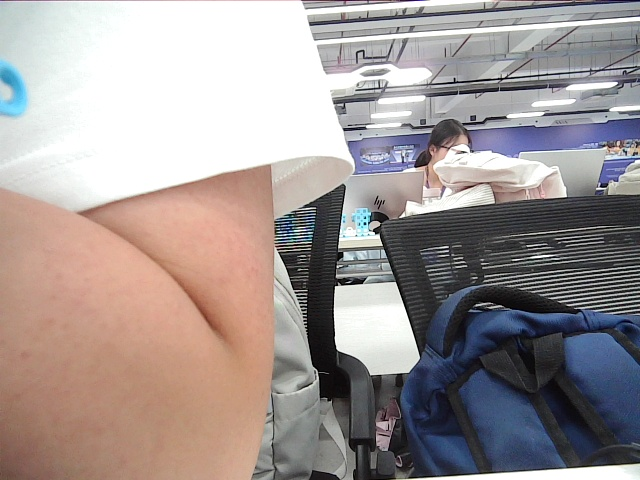
#> input picture Pyy1/camera_test_video0.jpg, 640 x 480 px, given in place of the camera
$ python calibrate_exposure.py 5 camera_test_video0.jpg
#> lines starting #> are read from the running program, lines starting #| are printed output that depends on the picture
#!/usr/bin/python3
"""
calibrate_exposure.py — 比赛现场光线诊断 + 自动曝光参数推荐

用法：
    python3 calibrate_exposure.py          # 检测 /dev/video2（侧摄像头，循迹用）
    python3 calibrate_exposure.py 0        # 检测 /dev/video0（前摄像头）
    python3 calibrate_exposure.py 2 1      # 检测 /dev/video2，实时预览

输出：
    1. 亮度统计（全局 + 分区）
    2. 过曝/欠曝区域比例
    3. 推荐的目标亮度和 CLAHE 参数
    4. 可选：实时预览（按 q 退出）
"""

import cv2
import numpy as np
import sys
import time


def analyze_frame(frame, name="frame"):
    """分析单帧的光线情况，返回诊断字典"""
    if frame is None:
        return None

    h, w = frame.shape[:2]

    # 转灰度
    gray = cv2.cvtColor(frame, cv2.COLOR_BGR2GRAY) if len(frame.shape) == 3 else frame

    # === 全局统计 ===
    mean_brightness = float(np.mean(gray))
    median_brightness = float(np.median(gray))
    std_brightness = float(np.std(gray))
    min_brightness = float(np.min(gray))
    max_brightness = float(np.max(gray))

    # === 过曝/欠曝比例 ===
    overexposed_ratio = float(np.sum(gray > 230) / gray.size)  # 过曝（>230）
    underexposed_ratio = float(np.sum(gray < 30) / gray.size)   # 欠曝（<30）
    highlight_ratio = float(np.sum(gray > 200) / gray.size)     # 高亮区

    # === 分区亮度（上中下三等分） ===
    h3 = h // 3
    top_mean = float(np.mean(gray[0:h3, :]))       # 上部（天空/远处）
    mid_mean = float(np.mean(gray[h3:2*h3, :]))    # 中部
    bot_mean = float(np.mean(gray[2*h3:h, :]))     # 下部（路面）

    # === 左右分区 ===
    w2 = w // 2
    left_mean = float(np.mean(gray[:, 0:w2]))
    right_mean = float(np.mean(gray[:, w2:]))

    # === 直方图 ===
    hist = cv2.calcHist([gray], [0], None, [256], [0, 256]).flatten()
    # 找出峰值亮度（histogram peak）
    peak_brightness = float(np.argmax(hist))

    return {
        "name": name,
        "size": (w, h),
        "mean": mean_brightness,
        "median": median_brightness,
        "std": std_brightness,
        "min": min_brightness,
        "max": max_brightness,
        "peak": peak_brightness,
        "overexposed_pct": overexposed_ratio * 100,
        "underexposed_pct": underexposed_ratio * 100,
        "highlight_pct": highlight_ratio * 100,
        "top_mean": top_mean,
        "mid_mean": mid_mean,
        "bot_mean": bot_mean,
        "left_mean": left_mean,
        "right_mean": right_mean,
    }


# [183 lines left out: functions recommend_params, print_report, live_preview, not called in this run]


def _check_hardware(device_id):
    """检测硬件曝光是否可用"""
    import subprocess
    try:
        result = subprocess.run(
            ['v4l2-ctl', '-d', f'/dev/video{device_id}', '-C', 'exposure_absolute'],
            capture_output=True, text=True, timeout=2
        )
        return 'exposure_absolute' in result.stdout
    except Exception:
        return False


def main():
    device_id = 2  # 默认侧面摄像头

    live = False
    if len(sys.argv) >= 2:
        try:
            device_id = int(sys.argv[1])
        except ValueError:
            pass
    if len(sys.argv) >= 3:
        live = (sys.argv[2] == '1' or sys.argv[2].lower() == 'live')

    print(f"\n📷 打开 /dev/video{device_id} ...")

    cap = cv2.VideoCapture(device_id)
    if not cap.isOpened():
        print(f"❌ 无法打开 /dev/video{device_id}，尝试 /dev/video0 ...")
        device_id = 0
        cap = cv2.VideoCapture(0)
        if not cap.isOpened():
            print("❌ 所有摄像头都打不开，请检查连接")
            sys.exit(1)

    cap.set(cv2.CAP_PROP_FRAME_WIDTH, 640)
    cap.set(cv2.CAP_PROP_FRAME_HEIGHT, 480)

    # 跳过前几帧（摄像头自动曝光稳定）
    print("⏳ 等待摄像头稳定（跳过前 15 帧）...")
    for i in range(15):
        cap.read()
        time.sleep(0.05)
#> this loop made 15 passes
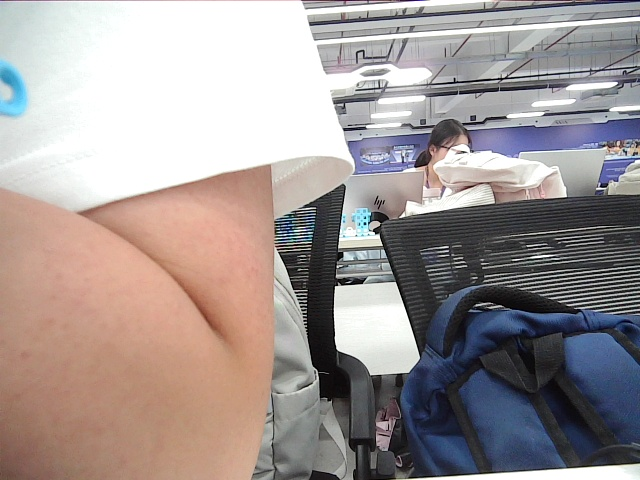
#> input picture Pyy1/camera_test_video0.jpg, 640 x 480 px, given in place of the camera

    # 采集 10 帧做统计分析
    print("📊 采集 10 帧进行分析...")
    all_stats = []
    for i in range(10):
        ret, frame = cap.read()
        if ret:
            stats = analyze_frame(frame, str(device_id))
            if stats:
                all_stats.append(stats)
        time.sleep(0.08)
#> this loop made 10 passes
#> pass 1, in analyze_frame, `gray = cv2.cvtColor(frame, cv2.COLOR_BGR2GRAY) if len(frame.shape) == ..`:
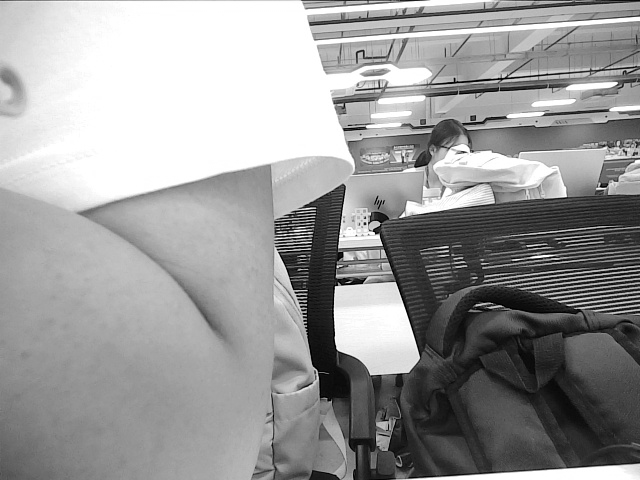
#> gray: shape (480, 640); min 0, max 255, mean 154
#> frame is the input picture: shape (480, 640, 3); mean B, G, R 149.9, 151.3, 160.8
#> after the loop, all_stats = 10 items

    if not all_stats:
        print("❌ 未能获取有效帧")
        cap.release()
        sys.exit(1)

    # 取中位数统计（抗干扰）
    medians = sorted(s["median"] for s in all_stats)
#> medians = [163, 163, 163, 163, 163, 163, 163, 163, 163, 163]
    overs = sorted(s["overexposed_pct"] for s in all_stats)
#> overs = [21.31, 21.31, 21.31, 21.31, 21.31, 21.31, 21.31, 21.31, 21.31, 21.31]
    # 选最接近中位数的那一帧做详细报告
    mid_idx = len(all_stats) // 2
#> mid_idx = 5
    # 按 median 排序后取中间帧
    sorted_stats = sorted(all_stats, key=lambda s: s["median"])
#> sorted_stats = 10 items
    representative = sorted_stats[len(sorted_stats) // 2]
#> representative = 16 items

    # 但用所有帧的统计做综合
    representative["median"] = medians[len(medians) // 2]
    representative["overexposed_pct"] = overs[len(overs) // 2]
    representative["top_mean"] = np.mean([s["top_mean"] for s in all_stats])
    representative["bot_mean"] = np.mean([s["bot_mean"] for s in all_stats])
    representative["std"] = np.mean([s["std"] for s in all_stats])
    representative["highlight_pct"] = np.mean([s["highlight_pct"] for s in all_stats])
    representative["underexposed_pct"] = np.mean([s["underexposed_pct"] for s in all_stats])
    representative["name"] = str(device_id)

    # 检测硬件曝光
    hw_available = _check_hardware(device_id)

    # 推荐参数
    rec = recommend_params(representative, hw_available)

    # 打印报告
    print_report(representative, rec, hw_available)

    cap.release()

    # 实时预览
    if live:
        print("启动实时预览...")
        # 用推荐参数临时建一个 AE 控制器预览
        from auto_exposure import AutoExposureController
        cap2 = cv2.VideoCapture(device_id)
        ae = AutoExposureController(
            cap=cap2,
            device_id=device_id,
            target_brightness=rec["target_brightness"],
            roi_top_ratio=rec["roi_top_ratio"],
            roi_bottom_ratio=rec["roi_bottom_ratio"],
            enable_hardware=hw_available,
            enable_clahe=True,
            clahe_clip=rec["clahe_clip"],
            clahe_grid=rec["clahe_grid"],
            debug=True,
        )
        live_preview(device_id, ae)
    else:
        print("💡 加参数 '1' 可开启实时预览：python3 calibrate_exposure.py 2 1")


if __name__ == "__main__":
    main()
#> (the call stopped at in _check_hardware, `result = subprocess.run( ['v4l2-ctl', '-d', f'/dev/video{device_id}', ..`: subprocess is not available in this run)

$ run again, on Pyy1/camera_test_video2.jpg
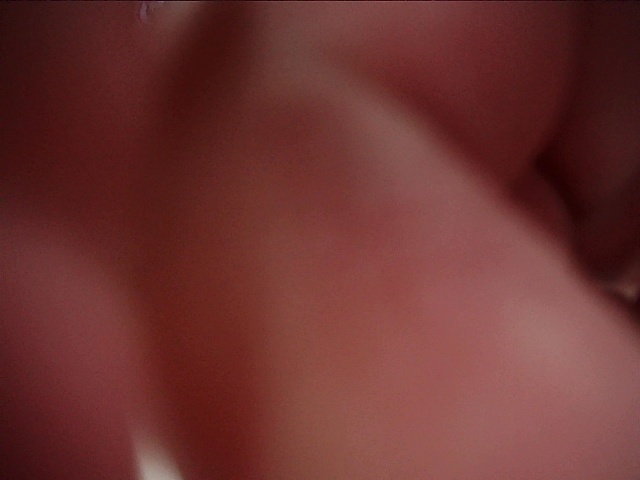
#> input picture Pyy1/camera_test_video2.jpg, 640 x 480 px, given in place of the camera
#> the loop in main, `for i in range(15):` made 15 passes
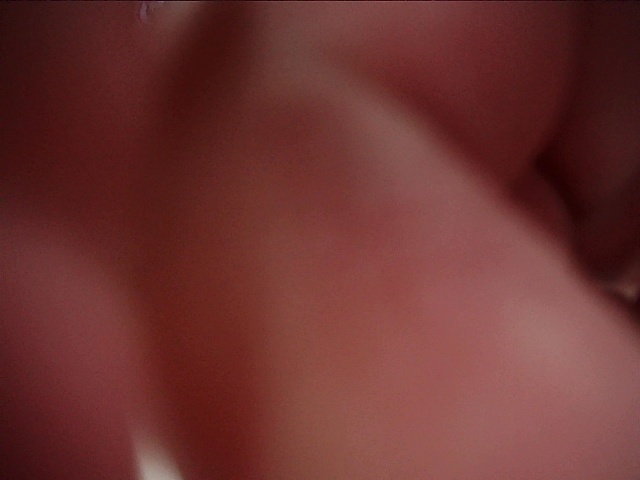
#> input picture Pyy1/camera_test_video2.jpg, 640 x 480 px, given in place of the camera
#> the loop in main, `for i in range(10):` made 10 passes
#> pass 1, in analyze_frame, `gray = cv2.cvtColor(frame, cv2.COLOR_BGR2GRAY) if len(frame.shape) == ..`:
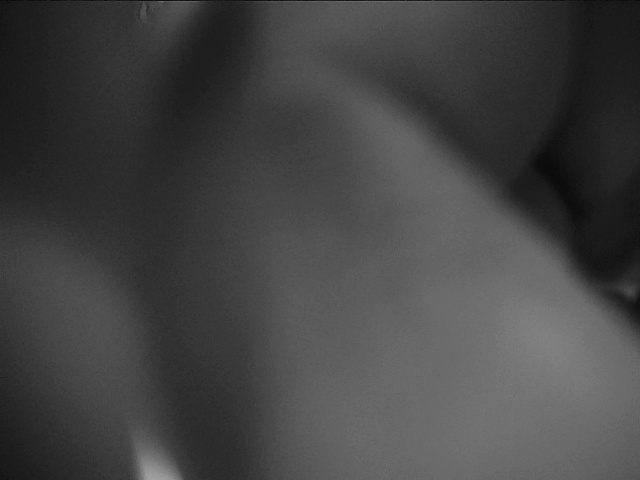
#> gray: shape (480, 640); min 9, max 164, mean 67.8
#> in main, frame is the input picture: shape (480, 640, 3); mean B, G, R 48.5, 51.1, 107.7
#> after the loop in main, `for i in range(10):`: all_stats = 10 items
#> medians = [64, 64, 64, 64, 64, 64, 64, 64, 64, 64]
#> overs = [0, 0, 0, 0, 0, 0, 0, 0, 0, 0]
#> mid_idx = 5
#> sorted_stats = 10 items
#> representative = 16 items
